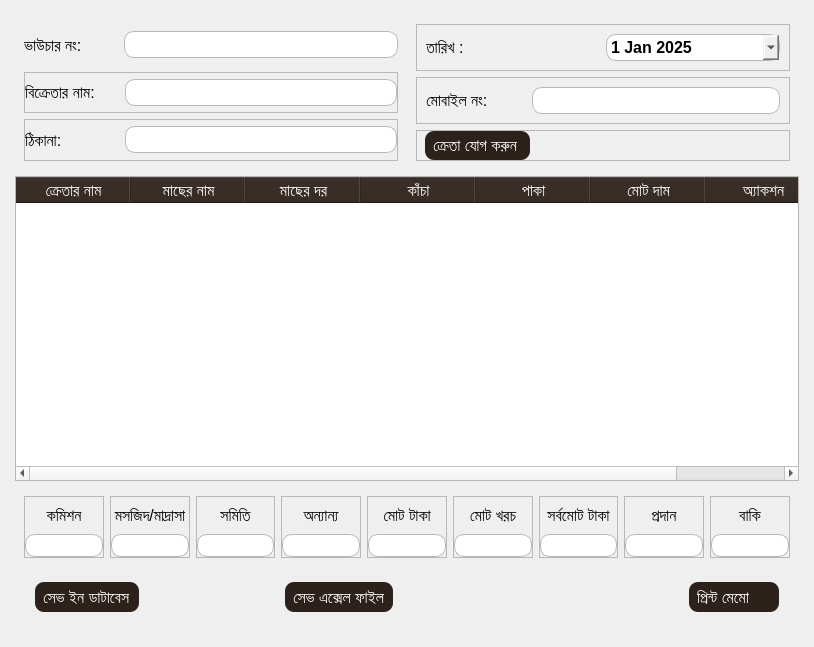
<?xml version="1.0" encoding="UTF-8"?>
<ui version="4.0">
 <class>memoPageMain</class>
 <widget class="QWidget" name="memoPageMain">
  <property name="geometry">
   <rect>
    <x>0</x>
    <y>0</y>
    <width>814</width>
    <height>647</height>
   </rect>
  </property>
  <property name="font">
   <font>
    <family>Arial</family>
    <pointsize>12</pointsize>
   </font>
  </property>
  <property name="windowTitle">
   <string>Form</string>
  </property>
  <property name="styleSheet">
   <string notr="true">*{
  text-align: left;
}
QLineEdit, QDateEdit{
border-radius:10px;
border:1px solid #B8B8B8;
padding:2px;
}
QPushButton{
background-color:#2D221B;
color:white;
padding:5px 8px;
border-radius:9px;
}</string>
  </property>
  <layout class="QVBoxLayout" name="memoPageMain_Layout">
   <property name="spacing">
    <number>6</number>
   </property>
   <property name="leftMargin">
    <number>15</number>
   </property>
   <property name="topMargin">
    <number>15</number>
   </property>
   <property name="rightMargin">
    <number>15</number>
   </property>
   <property name="bottomMargin">
    <number>15</number>
   </property>
   <item>
    <widget class="QWidget" name="memoHeader" native="true">
     <property name="font">
      <font>
       <family>Arial</family>
      </font>
     </property>
     <property name="styleSheet">
      <string notr="true"/>
     </property>
     <layout class="QHBoxLayout" name="memoHeader_Layout">
      <property name="spacing">
       <number>0</number>
      </property>
      <property name="leftMargin">
       <number>0</number>
      </property>
      <property name="topMargin">
       <number>0</number>
      </property>
      <property name="rightMargin">
       <number>0</number>
      </property>
      <property name="bottomMargin">
       <number>0</number>
      </property>
      <item>
       <widget class="QWidget" name="memoHeaderLeft" native="true">
        <property name="minimumSize">
         <size>
          <width>300</width>
          <height>0</height>
         </size>
        </property>
        <property name="font">
         <font>
          <family>Arial</family>
         </font>
        </property>
        <layout class="QVBoxLayout" name="memoHeaderLeft_lLayout">
         <item>
          <widget class="QFrame" name="memoVoucharFrame">
           <property name="font">
            <font>
             <family>Arial</family>
            </font>
           </property>
           <layout class="QHBoxLayout" name="memoVoucharFrame_Layout">
            <property name="spacing">
             <number>0</number>
            </property>
            <property name="leftMargin">
             <number>0</number>
            </property>
            <property name="topMargin">
             <number>0</number>
            </property>
            <property name="rightMargin">
             <number>0</number>
            </property>
            <property name="bottomMargin">
             <number>0</number>
            </property>
            <item>
             <widget class="QLabel" name="voucharLabel">
              <property name="minimumSize">
               <size>
                <width>100</width>
                <height>0</height>
               </size>
              </property>
              <property name="font">
               <font>
                <family>Arial</family>
                <pointsize>12</pointsize>
               </font>
              </property>
              <property name="text">
               <string>ভাউচার নং:</string>
              </property>
             </widget>
            </item>
            <item>
             <widget class="QLineEdit" name="voucharInput">
              <property name="font">
               <font>
                <family>Arial</family>
                <pointsize>12</pointsize>
               </font>
              </property>
             </widget>
            </item>
           </layout>
          </widget>
         </item>
         <item>
          <widget class="QFrame" name="memoSellerFrame">
           <property name="font">
            <font>
             <family>Arial</family>
            </font>
           </property>
           <property name="frameShape">
            <enum>QFrame::StyledPanel</enum>
           </property>
           <property name="frameShadow">
            <enum>QFrame::Raised</enum>
           </property>
           <layout class="QHBoxLayout" name="memoSellerFrame_Layout">
            <property name="spacing">
             <number>0</number>
            </property>
            <property name="leftMargin">
             <number>0</number>
            </property>
            <property name="topMargin">
             <number>0</number>
            </property>
            <property name="rightMargin">
             <number>0</number>
            </property>
            <property name="bottomMargin">
             <number>0</number>
            </property>
            <item>
             <widget class="QLabel" name="sellerNameLabel">
              <property name="minimumSize">
               <size>
                <width>100</width>
                <height>0</height>
               </size>
              </property>
              <property name="font">
               <font>
                <family>Arial</family>
                <pointsize>12</pointsize>
               </font>
              </property>
              <property name="text">
               <string>বিক্রেতার নাম:</string>
              </property>
             </widget>
            </item>
            <item>
             <widget class="QLineEdit" name="sellerNameInput">
              <property name="font">
               <font>
                <family>Arial</family>
                <pointsize>12</pointsize>
               </font>
              </property>
             </widget>
            </item>
           </layout>
          </widget>
         </item>
         <item>
          <widget class="QFrame" name="memoAddressFrame">
           <property name="font">
            <font>
             <family>Arial</family>
            </font>
           </property>
           <property name="frameShape">
            <enum>QFrame::StyledPanel</enum>
           </property>
           <property name="frameShadow">
            <enum>QFrame::Raised</enum>
           </property>
           <layout class="QHBoxLayout" name="memoAddressFrame_Layout">
            <property name="spacing">
             <number>0</number>
            </property>
            <property name="leftMargin">
             <number>0</number>
            </property>
            <property name="topMargin">
             <number>0</number>
            </property>
            <property name="rightMargin">
             <number>0</number>
            </property>
            <property name="bottomMargin">
             <number>0</number>
            </property>
            <item>
             <widget class="QLabel" name="sellerAddresslabel">
              <property name="minimumSize">
               <size>
                <width>100</width>
                <height>0</height>
               </size>
              </property>
              <property name="font">
               <font>
                <family>Arial</family>
                <pointsize>12</pointsize>
               </font>
              </property>
              <property name="text">
               <string>ঠিকানা:</string>
              </property>
             </widget>
            </item>
            <item>
             <widget class="QLineEdit" name="sellerAddressInput">
              <property name="font">
               <font>
                <family>Arial</family>
                <pointsize>12</pointsize>
               </font>
              </property>
             </widget>
            </item>
           </layout>
          </widget>
         </item>
        </layout>
       </widget>
      </item>
      <item>
       <widget class="QWidget" name="memoHeaderRight" native="true">
        <property name="minimumSize">
         <size>
          <width>300</width>
          <height>0</height>
         </size>
        </property>
        <property name="font">
         <font>
          <family>Arial</family>
         </font>
        </property>
        <layout class="QVBoxLayout" name="memoHeaderRight_Layout">
         <item>
          <widget class="QFrame" name="memoDateFrame">
           <property name="font">
            <font>
             <family>Arial</family>
            </font>
           </property>
           <property name="frameShape">
            <enum>QFrame::StyledPanel</enum>
           </property>
           <property name="frameShadow">
            <enum>QFrame::Raised</enum>
           </property>
           <layout class="QHBoxLayout" name="memoDateFrame_Layout">
            <item>
             <widget class="QLabel" name="sellingDatelabel">
              <property name="minimumSize">
               <size>
                <width>100</width>
                <height>0</height>
               </size>
              </property>
              <property name="font">
               <font>
                <family>Arial</family>
                <pointsize>12</pointsize>
               </font>
              </property>
              <property name="text">
               <string>তারিখ :</string>
              </property>
             </widget>
            </item>
            <item>
             <widget class="QDateEdit" name="sellingDateInput">
              <property name="font">
               <font>
                <family>Arial</family>
                <pointsize>12</pointsize>
                <weight>75</weight>
                <bold>true</bold>
               </font>
              </property>
              <property name="calendarPopup">
               <bool>true</bool>
              </property>
              <property name="date">
               <date>
                <year>2025</year>
                <month>1</month>
                <day>1</day>
               </date>
              </property>
             </widget>
            </item>
           </layout>
          </widget>
         </item>
         <item>
          <widget class="QFrame" name="mobileFrame">
           <property name="font">
            <font>
             <family>Arial</family>
             <pointsize>12</pointsize>
            </font>
           </property>
           <property name="frameShape">
            <enum>QFrame::StyledPanel</enum>
           </property>
           <property name="frameShadow">
            <enum>QFrame::Raised</enum>
           </property>
           <layout class="QHBoxLayout" name="mobileFrame_Layout">
            <item>
             <widget class="QLabel" name="sellerMobilelabel">
              <property name="minimumSize">
               <size>
                <width>100</width>
                <height>0</height>
               </size>
              </property>
              <property name="font">
               <font>
                <family>Arial</family>
                <pointsize>12</pointsize>
               </font>
              </property>
              <property name="text">
               <string>মোবাইল নং:</string>
              </property>
             </widget>
            </item>
            <item>
             <widget class="QLineEdit" name="sellerMobileInput">
              <property name="font">
               <font>
                <family>Arial</family>
                <pointsize>12</pointsize>
               </font>
              </property>
             </widget>
            </item>
           </layout>
          </widget>
         </item>
         <item>
          <widget class="QFrame" name="buyerAddFrame">
           <property name="font">
            <font>
             <family>Arial</family>
            </font>
           </property>
           <property name="frameShape">
            <enum>QFrame::StyledPanel</enum>
           </property>
           <property name="frameShadow">
            <enum>QFrame::Raised</enum>
           </property>
           <layout class="QHBoxLayout" name="buyerAddFrame_Layout">
            <property name="spacing">
             <number>0</number>
            </property>
            <property name="leftMargin">
             <number>8</number>
            </property>
            <property name="topMargin">
             <number>0</number>
            </property>
            <property name="rightMargin">
             <number>0</number>
            </property>
            <property name="bottomMargin">
             <number>0</number>
            </property>
            <item alignment="Qt::AlignLeft|Qt::AlignVCenter">
             <widget class="QPushButton" name="addBuyerBtn">
              <property name="font">
               <font>
                <family>Arial</family>
                <pointsize>12</pointsize>
               </font>
              </property>
              <property name="cursor">
               <cursorShape>PointingHandCursor</cursorShape>
              </property>
              <property name="styleSheet">
               <string notr="true">QPushButton{
background-color:#2D221B;
color:white;
border-radius:9px;
}</string>
              </property>
              <property name="text">
               <string>ক্রেতা যোগ করুন </string>
              </property>
              <property name="icon">
               <iconset resource="../resource.qrc">
                <normaloff>:/icons/icons/user-plus.svg</normaloff>:/icons/icons/user-plus.svg</iconset>
              </property>
              <property name="iconSize">
               <size>
                <width>22</width>
                <height>22</height>
               </size>
              </property>
             </widget>
            </item>
           </layout>
          </widget>
         </item>
        </layout>
       </widget>
      </item>
     </layout>
    </widget>
   </item>
   <item>
    <widget class="QWidget" name="memoBody" native="true">
     <property name="minimumSize">
      <size>
       <width>0</width>
       <height>250</height>
      </size>
     </property>
     <property name="font">
      <font>
       <family>Arial</family>
      </font>
     </property>
     <layout class="QHBoxLayout" name="memoBody_Layout">
      <property name="spacing">
       <number>0</number>
      </property>
      <property name="leftMargin">
       <number>0</number>
      </property>
      <property name="topMargin">
       <number>0</number>
      </property>
      <property name="rightMargin">
       <number>0</number>
      </property>
      <property name="bottomMargin">
       <number>0</number>
      </property>
      <item>
       <widget class="QTableWidget" name="tableWidget">
        <property name="sizePolicy">
         <sizepolicy hsizetype="Expanding" vsizetype="Expanding">
          <horstretch>0</horstretch>
          <verstretch>0</verstretch>
         </sizepolicy>
        </property>
        <property name="font">
         <font>
          <family>Arial</family>
         </font>
        </property>
        <property name="styleSheet">
         <string notr="true">QHeaderView::section, QHeaderView{
    background-color: #2D221B;
    color: white;   
    font-size: 12pt;  
    text-align: center; 
}
</string>
        </property>
        <property name="dragDropMode">
         <enum>QAbstractItemView::DragDrop</enum>
        </property>
        <property name="gridStyle">
         <enum>Qt::SolidLine</enum>
        </property>
        <attribute name="horizontalHeaderCascadingSectionResizes">
         <bool>false</bool>
        </attribute>
        <attribute name="horizontalHeaderDefaultSectionSize">
         <number>115</number>
        </attribute>
        <attribute name="horizontalHeaderMinimumSectionSize">
         <number>80</number>
        </attribute>
        <column>
         <property name="text">
          <string>ক্রেতার নাম</string>
         </property>
        </column>
        <column>
         <property name="text">
          <string>মাছের নাম</string>
         </property>
        </column>
        <column>
         <property name="text">
          <string>মাছের দর</string>
         </property>
        </column>
        <column>
         <property name="text">
          <string>কাঁচা</string>
         </property>
        </column>
        <column>
         <property name="text">
          <string>পাকা</string>
         </property>
        </column>
        <column>
         <property name="text">
          <string>মোট দাম</string>
         </property>
        </column>
        <column>
         <property name="text">
          <string>অ্যাকশন</string>
         </property>
        </column>
       </widget>
      </item>
     </layout>
    </widget>
   </item>
   <item>
    <widget class="QWidget" name="memoBottom" native="true">
     <property name="minimumSize">
      <size>
       <width>0</width>
       <height>80</height>
      </size>
     </property>
     <property name="font">
      <font>
       <family>Arial</family>
      </font>
     </property>
     <property name="styleSheet">
      <string notr="true">QLabel{
text-aligen:center;
}</string>
     </property>
     <layout class="QHBoxLayout" name="horizontalLayout_2">
      <item>
       <widget class="QFrame" name="commisionFrame">
        <property name="font">
         <font>
          <family>Arial</family>
         </font>
        </property>
        <property name="frameShape">
         <enum>QFrame::StyledPanel</enum>
        </property>
        <property name="frameShadow">
         <enum>QFrame::Raised</enum>
        </property>
        <layout class="QVBoxLayout" name="commisionFrame_Layout">
         <property name="spacing">
          <number>0</number>
         </property>
         <property name="leftMargin">
          <number>0</number>
         </property>
         <property name="topMargin">
          <number>0</number>
         </property>
         <property name="rightMargin">
          <number>0</number>
         </property>
         <property name="bottomMargin">
          <number>0</number>
         </property>
         <item>
          <widget class="QLabel" name="commissionLabel">
           <property name="font">
            <font>
             <family>Arial</family>
             <pointsize>12</pointsize>
            </font>
           </property>
           <property name="text">
            <string>কমিশন</string>
           </property>
           <property name="alignment">
            <set>Qt::AlignCenter</set>
           </property>
          </widget>
         </item>
         <item>
          <widget class="QLineEdit" name="commissionInput">
           <property name="font">
            <font>
             <family>Arial</family>
             <pointsize>10</pointsize>
            </font>
           </property>
          </widget>
         </item>
        </layout>
       </widget>
      </item>
      <item>
       <widget class="QFrame" name="mosqueFrame">
        <property name="font">
         <font>
          <family>Arial</family>
         </font>
        </property>
        <property name="frameShape">
         <enum>QFrame::StyledPanel</enum>
        </property>
        <property name="frameShadow">
         <enum>QFrame::Raised</enum>
        </property>
        <layout class="QVBoxLayout" name="mosqueFrame_Layout">
         <property name="spacing">
          <number>0</number>
         </property>
         <property name="leftMargin">
          <number>0</number>
         </property>
         <property name="topMargin">
          <number>0</number>
         </property>
         <property name="rightMargin">
          <number>0</number>
         </property>
         <property name="bottomMargin">
          <number>0</number>
         </property>
         <item>
          <widget class="QLabel" name="mosqueLabel">
           <property name="font">
            <font>
             <family>Arial</family>
             <pointsize>12</pointsize>
            </font>
           </property>
           <property name="text">
            <string>মসজিদ/মাদ্রাসা</string>
           </property>
           <property name="alignment">
            <set>Qt::AlignCenter</set>
           </property>
          </widget>
         </item>
         <item>
          <widget class="QLineEdit" name="mosqueInput">
           <property name="font">
            <font>
             <family>Arial</family>
             <pointsize>10</pointsize>
            </font>
           </property>
          </widget>
         </item>
        </layout>
       </widget>
      </item>
      <item>
       <widget class="QFrame" name="somitiFrame">
        <property name="font">
         <font>
          <family>Arial</family>
         </font>
        </property>
        <property name="frameShape">
         <enum>QFrame::StyledPanel</enum>
        </property>
        <property name="frameShadow">
         <enum>QFrame::Raised</enum>
        </property>
        <layout class="QVBoxLayout" name="somitiFrame_Layout">
         <property name="spacing">
          <number>0</number>
         </property>
         <property name="leftMargin">
          <number>0</number>
         </property>
         <property name="topMargin">
          <number>0</number>
         </property>
         <property name="rightMargin">
          <number>0</number>
         </property>
         <property name="bottomMargin">
          <number>0</number>
         </property>
         <item>
          <widget class="QLabel" name="somitiLabel">
           <property name="font">
            <font>
             <family>Arial</family>
             <pointsize>12</pointsize>
            </font>
           </property>
           <property name="text">
            <string>সমিতি</string>
           </property>
           <property name="alignment">
            <set>Qt::AlignCenter</set>
           </property>
          </widget>
         </item>
         <item>
          <widget class="QLineEdit" name="somitiInput">
           <property name="font">
            <font>
             <family>Arial</family>
             <pointsize>10</pointsize>
            </font>
           </property>
          </widget>
         </item>
        </layout>
       </widget>
      </item>
      <item>
       <widget class="QFrame" name="otherCostFrame">
        <property name="font">
         <font>
          <family>Arial</family>
         </font>
        </property>
        <property name="frameShape">
         <enum>QFrame::StyledPanel</enum>
        </property>
        <property name="frameShadow">
         <enum>QFrame::Raised</enum>
        </property>
        <layout class="QVBoxLayout" name="otherCostFrame_Layout">
         <property name="spacing">
          <number>0</number>
         </property>
         <property name="leftMargin">
          <number>0</number>
         </property>
         <property name="topMargin">
          <number>0</number>
         </property>
         <property name="rightMargin">
          <number>0</number>
         </property>
         <property name="bottomMargin">
          <number>0</number>
         </property>
         <item>
          <widget class="QLabel" name="otherLabel">
           <property name="font">
            <font>
             <family>Arial</family>
             <pointsize>12</pointsize>
            </font>
           </property>
           <property name="text">
            <string>অন্যান্য</string>
           </property>
           <property name="alignment">
            <set>Qt::AlignCenter</set>
           </property>
          </widget>
         </item>
         <item>
          <widget class="QLineEdit" name="otherInput">
           <property name="font">
            <font>
             <family>Arial</family>
             <pointsize>10</pointsize>
            </font>
           </property>
          </widget>
         </item>
        </layout>
       </widget>
      </item>
      <item>
       <widget class="QFrame" name="totalTakaFrame">
        <property name="font">
         <font>
          <family>Arial</family>
         </font>
        </property>
        <property name="frameShape">
         <enum>QFrame::StyledPanel</enum>
        </property>
        <property name="frameShadow">
         <enum>QFrame::Raised</enum>
        </property>
        <layout class="QVBoxLayout" name="totalTakaFrame_Layout">
         <property name="spacing">
          <number>0</number>
         </property>
         <property name="leftMargin">
          <number>0</number>
         </property>
         <property name="topMargin">
          <number>0</number>
         </property>
         <property name="rightMargin">
          <number>0</number>
         </property>
         <property name="bottomMargin">
          <number>0</number>
         </property>
         <item>
          <widget class="QLabel" name="totalTakaLabel">
           <property name="font">
            <font>
             <family>Arial</family>
             <pointsize>12</pointsize>
            </font>
           </property>
           <property name="text">
            <string>মোট টাকা</string>
           </property>
           <property name="alignment">
            <set>Qt::AlignCenter</set>
           </property>
          </widget>
         </item>
         <item>
          <widget class="QLineEdit" name="totalTakaInput">
           <property name="font">
            <font>
             <family>Arial</family>
             <pointsize>10</pointsize>
            </font>
           </property>
          </widget>
         </item>
        </layout>
       </widget>
      </item>
      <item>
       <widget class="QFrame" name="totalCostFrame">
        <property name="font">
         <font>
          <family>Arial</family>
         </font>
        </property>
        <property name="frameShape">
         <enum>QFrame::StyledPanel</enum>
        </property>
        <property name="frameShadow">
         <enum>QFrame::Raised</enum>
        </property>
        <layout class="QVBoxLayout" name="totalCostFrame_Layout">
         <property name="spacing">
          <number>0</number>
         </property>
         <property name="leftMargin">
          <number>0</number>
         </property>
         <property name="topMargin">
          <number>0</number>
         </property>
         <property name="rightMargin">
          <number>0</number>
         </property>
         <property name="bottomMargin">
          <number>0</number>
         </property>
         <item>
          <widget class="QLabel" name="totalCostLabel">
           <property name="font">
            <font>
             <family>Arial</family>
             <pointsize>12</pointsize>
            </font>
           </property>
           <property name="text">
            <string>মোট খরচ</string>
           </property>
           <property name="alignment">
            <set>Qt::AlignCenter</set>
           </property>
          </widget>
         </item>
         <item>
          <widget class="QLineEdit" name="totalCostInput">
           <property name="font">
            <font>
             <family>Arial</family>
             <pointsize>10</pointsize>
            </font>
           </property>
          </widget>
         </item>
        </layout>
       </widget>
      </item>
      <item>
       <widget class="QFrame" name="finalTakaFrame">
        <property name="font">
         <font>
          <family>Arial</family>
         </font>
        </property>
        <property name="frameShape">
         <enum>QFrame::StyledPanel</enum>
        </property>
        <property name="frameShadow">
         <enum>QFrame::Raised</enum>
        </property>
        <layout class="QVBoxLayout" name="finalTakaFrame_Layout">
         <property name="spacing">
          <number>0</number>
         </property>
         <property name="leftMargin">
          <number>0</number>
         </property>
         <property name="topMargin">
          <number>0</number>
         </property>
         <property name="rightMargin">
          <number>0</number>
         </property>
         <property name="bottomMargin">
          <number>0</number>
         </property>
         <item>
          <widget class="QLabel" name="finalTakaLabel">
           <property name="font">
            <font>
             <family>Arial</family>
             <pointsize>12</pointsize>
            </font>
           </property>
           <property name="text">
            <string>সর্বমোট টাকা</string>
           </property>
           <property name="alignment">
            <set>Qt::AlignCenter</set>
           </property>
          </widget>
         </item>
         <item>
          <widget class="QLineEdit" name="finalTakaInput">
           <property name="font">
            <font>
             <family>Arial</family>
             <pointsize>10</pointsize>
            </font>
           </property>
          </widget>
         </item>
        </layout>
       </widget>
      </item>
      <item>
       <widget class="QFrame" name="sellerPaidFrame">
        <property name="font">
         <font>
          <family>Arial</family>
         </font>
        </property>
        <property name="frameShape">
         <enum>QFrame::StyledPanel</enum>
        </property>
        <property name="frameShadow">
         <enum>QFrame::Raised</enum>
        </property>
        <layout class="QVBoxLayout" name="sellerPaidFrame_Layout">
         <property name="spacing">
          <number>0</number>
         </property>
         <property name="leftMargin">
          <number>0</number>
         </property>
         <property name="topMargin">
          <number>0</number>
         </property>
         <property name="rightMargin">
          <number>0</number>
         </property>
         <property name="bottomMargin">
          <number>0</number>
         </property>
         <item>
          <widget class="QLabel" name="sellerPaidTakaLabel">
           <property name="font">
            <font>
             <family>Arial</family>
             <pointsize>12</pointsize>
            </font>
           </property>
           <property name="text">
            <string>প্রদান</string>
           </property>
           <property name="alignment">
            <set>Qt::AlignCenter</set>
           </property>
          </widget>
         </item>
         <item>
          <widget class="QLineEdit" name="sellerPaidTakaInput">
           <property name="font">
            <font>
             <family>Arial</family>
             <pointsize>10</pointsize>
            </font>
           </property>
          </widget>
         </item>
        </layout>
       </widget>
      </item>
      <item>
       <widget class="QFrame" name="remainFrame">
        <property name="font">
         <font>
          <family>Arial</family>
         </font>
        </property>
        <property name="frameShape">
         <enum>QFrame::StyledPanel</enum>
        </property>
        <property name="frameShadow">
         <enum>QFrame::Raised</enum>
        </property>
        <layout class="QVBoxLayout" name="remainFrame_Layout">
         <property name="spacing">
          <number>0</number>
         </property>
         <property name="leftMargin">
          <number>0</number>
         </property>
         <property name="topMargin">
          <number>0</number>
         </property>
         <property name="rightMargin">
          <number>0</number>
         </property>
         <property name="bottomMargin">
          <number>0</number>
         </property>
         <item>
          <widget class="QLabel" name="remainTakaLabel">
           <property name="font">
            <font>
             <family>Arial</family>
             <pointsize>12</pointsize>
            </font>
           </property>
           <property name="text">
            <string>বাকি</string>
           </property>
           <property name="alignment">
            <set>Qt::AlignCenter</set>
           </property>
          </widget>
         </item>
         <item>
          <widget class="QLineEdit" name="remainTakaInput">
           <property name="font">
            <font>
             <family>Arial</family>
             <pointsize>10</pointsize>
            </font>
           </property>
          </widget>
         </item>
        </layout>
       </widget>
      </item>
     </layout>
    </widget>
   </item>
   <item>
    <widget class="QWidget" name="memoFooter" native="true">
     <property name="minimumSize">
      <size>
       <width>0</width>
       <height>50</height>
      </size>
     </property>
     <property name="font">
      <font>
       <family>Arial</family>
      </font>
     </property>
     <property name="styleSheet">
      <string notr="true"/>
     </property>
     <layout class="QHBoxLayout" name="horizontalLayout">
      <property name="leftMargin">
       <number>20</number>
      </property>
      <property name="rightMargin">
       <number>20</number>
      </property>
      <property name="bottomMargin">
       <number>20</number>
      </property>
      <item alignment="Qt::AlignLeft">
       <widget class="QPushButton" name="clearBtn">
        <property name="minimumSize">
         <size>
          <width>0</width>
          <height>30</height>
         </size>
        </property>
        <property name="font">
         <font>
          <family>Arial</family>
          <pointsize>12</pointsize>
         </font>
        </property>
        <property name="cursor">
         <cursorShape>PointingHandCursor</cursorShape>
        </property>
        <property name="text">
         <string>সেভ ইন ডাটাবেস</string>
        </property>
        <property name="icon">
         <iconset resource="../resource.qrc">
          <normaloff>:/icons/icons/database.svg</normaloff>:/icons/icons/database.svg</iconset>
        </property>
        <property name="iconSize">
         <size>
          <width>22</width>
          <height>22</height>
         </size>
        </property>
        <property name="checkable">
         <bool>true</bool>
        </property>
        <property name="autoExclusive">
         <bool>true</bool>
        </property>
       </widget>
      </item>
      <item alignment="Qt::AlignLeft">
       <widget class="QPushButton" name="saveBtn">
        <property name="minimumSize">
         <size>
          <width>0</width>
          <height>30</height>
         </size>
        </property>
        <property name="font">
         <font>
          <family>Arial</family>
          <pointsize>12</pointsize>
         </font>
        </property>
        <property name="cursor">
         <cursorShape>PointingHandCursor</cursorShape>
        </property>
        <property name="text">
         <string>সেভ এক্সেল ফাইল</string>
        </property>
        <property name="icon">
         <iconset resource="../resource.qrc">
          <normaloff>:/icons/icons/save.svg</normaloff>:/icons/icons/save.svg</iconset>
        </property>
        <property name="iconSize">
         <size>
          <width>22</width>
          <height>22</height>
         </size>
        </property>
        <property name="checkable">
         <bool>true</bool>
        </property>
        <property name="autoExclusive">
         <bool>true</bool>
        </property>
       </widget>
      </item>
      <item alignment="Qt::AlignRight">
       <widget class="QPushButton" name="printBtn">
        <property name="minimumSize">
         <size>
          <width>90</width>
          <height>30</height>
         </size>
        </property>
        <property name="font">
         <font>
          <family>Arial</family>
          <pointsize>12</pointsize>
         </font>
        </property>
        <property name="cursor">
         <cursorShape>PointingHandCursor</cursorShape>
        </property>
        <property name="text">
         <string>প্রিন্ট মেমো</string>
        </property>
        <property name="icon">
         <iconset resource="../resource.qrc">
          <normaloff>:/icons/icons/printer.svg</normaloff>:/icons/icons/printer.svg</iconset>
        </property>
        <property name="iconSize">
         <size>
          <width>22</width>
          <height>22</height>
         </size>
        </property>
        <property name="checkable">
         <bool>true</bool>
        </property>
        <property name="autoExclusive">
         <bool>true</bool>
        </property>
       </widget>
      </item>
     </layout>
    </widget>
   </item>
  </layout>
 </widget>
 <resources>
  <include location="../resource.qrc"/>
 </resources>
 <connections/>
</ui>
